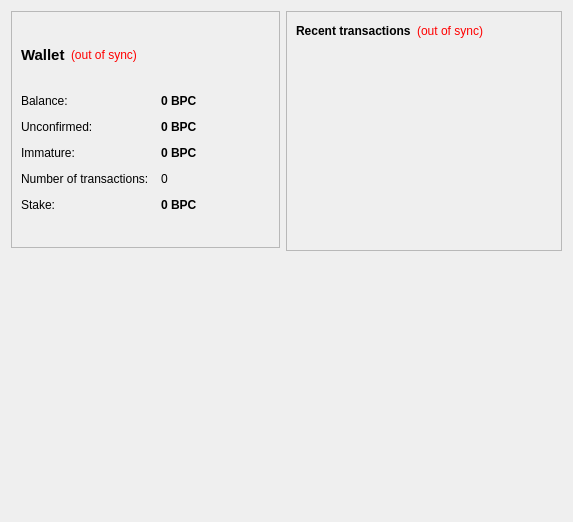
<?xml version="1.0" encoding="UTF-8"?>
<ui version="4.0">
 <class>OverviewPage</class>
 <widget class="QWidget" name="OverviewPage">
  <property name="geometry">
   <rect>
    <x>0</x>
    <y>0</y>
    <width>573</width>
    <height>522</height>
   </rect>
  </property>
  <property name="windowTitle">
   <string>Form</string>
  </property>
  <layout class="QVBoxLayout" name="verticalLayout_5">
   <item>
    <layout class="QHBoxLayout" name="horizontalLayout">
     <item>
      <layout class="QVBoxLayout" name="verticalLayout_2">
       <item>
        <widget class="QFrame" name="frame">
         <property name="frameShape">
          <enum>QFrame::StyledPanel</enum>
         </property>
         <property name="frameShadow">
          <enum>QFrame::Raised</enum>
         </property>
         <layout class="QVBoxLayout" name="verticalLayout_4">
          <item>
           <layout class="QHBoxLayout" name="horizontalLayout_4">
            <item>
             <widget class="QLabel" name="label_5">
              <property name="font">
               <font>
                <pointsize>11</pointsize>
                <weight>75</weight>
                <bold>true</bold>
               </font>
              </property>
              <property name="text">
               <string>Wallet</string>
              </property>
             </widget>
            </item>
            <item>
             <widget class="QLabel" name="labelWalletStatus">
              <property name="toolTip">
               <string>The displayed information may be out of date. Your wallet automatically synchronizes with the HeroCoin network after a connection is established, but this process has not completed yet.</string>
              </property>
              <property name="styleSheet">
               <string notr="true">QLabel { color: red; }</string>
              </property>
              <property name="text">
               <string notr="true">(out of sync)</string>
              </property>
              <property name="alignment">
               <set>Qt::AlignLeading|Qt::AlignLeft|Qt::AlignVCenter</set>
              </property>
             </widget>
            </item>
            <item>
             <spacer name="horizontalSpacer_2">
              <property name="orientation">
               <enum>Qt::Horizontal</enum>
              </property>
              <property name="sizeHint" stdset="0">
               <size>
                <width>40</width>
                <height>20</height>
               </size>
              </property>
             </spacer>
            </item>
           </layout>
          </item>
          <item>
           <layout class="QFormLayout" name="formLayout_2">
            <property name="fieldGrowthPolicy">
             <enum>QFormLayout::AllNonFixedFieldsGrow</enum>
            </property>
            <property name="horizontalSpacing">
             <number>12</number>
            </property>
            <property name="verticalSpacing">
             <number>12</number>
            </property>
            <item row="0" column="0">
             <widget class="QLabel" name="label">
              <property name="text">
               <string>Balance:</string>
              </property>
             </widget>
            </item>
            <item row="0" column="1">
             <widget class="QLabel" name="labelBalance">
              <property name="font">
               <font>
                <weight>75</weight>
                <bold>true</bold>
               </font>
              </property>
              <property name="cursor">
               <cursorShape>IBeamCursor</cursorShape>
              </property>
              <property name="toolTip">
               <string>Your current balance</string>
              </property>
              <property name="text">
               <string notr="true">0 BPC</string>
              </property>
              <property name="textInteractionFlags">
               <set>Qt::LinksAccessibleByMouse|Qt::TextSelectableByKeyboard|Qt::TextSelectableByMouse</set>
              </property>
             </widget>
            </item>
            <item row="2" column="0">
             <widget class="QLabel" name="label_3">
              <property name="text">
               <string>Unconfirmed:</string>
              </property>
             </widget>
            </item>
            <item row="2" column="1">
             <widget class="QLabel" name="labelUnconfirmed">
              <property name="font">
               <font>
                <weight>75</weight>
                <bold>true</bold>
               </font>
              </property>
              <property name="cursor">
               <cursorShape>IBeamCursor</cursorShape>
              </property>
              <property name="toolTip">
               <string>Total of transactions that have yet to be confirmed, and do not yet count toward the current balance</string>
              </property>
              <property name="text">
               <string notr="true">0 BPC</string>
              </property>
              <property name="textInteractionFlags">
               <set>Qt::LinksAccessibleByMouse|Qt::TextSelectableByKeyboard|Qt::TextSelectableByMouse</set>
              </property>
             </widget>
            </item>
            <item row="3" column="0">
             <widget class="QLabel" name="labelImmatureText">
              <property name="text">
               <string>Immature:</string>
              </property>
             </widget>
            </item>
            <item row="3" column="1">
             <widget class="QLabel" name="labelImmature">
              <property name="font">
               <font>
                <weight>75</weight>
                <bold>true</bold>
               </font>
              </property>
              <property name="toolTip">
               <string>Mined balance that has not yet matured</string>
              </property>
              <property name="text">
               <string notr="true">0 BPC</string>
              </property>
              <property name="textInteractionFlags">
               <set>Qt::LinksAccessibleByMouse|Qt::TextSelectableByKeyboard|Qt::TextSelectableByMouse</set>
              </property>
             </widget>
            </item>
            <item row="4" column="0">
             <widget class="QLabel" name="label_2">
              <property name="text">
               <string>Number of transactions:</string>
              </property>
             </widget>
            </item>
            <item row="4" column="1">
             <widget class="QLabel" name="labelNumTransactions">
              <property name="toolTip">
               <string>Total number of transactions in wallet</string>
              </property>
              <property name="text">
               <string notr="true">0</string>
              </property>
             </widget>
            </item>
            <item row="7" column="0">
             <widget class="QLabel" name="label_6">
              <property name="text">
               <string>Stake:</string>
              </property>
             </widget>
            </item>
            <item row="7" column="1">
             <widget class="QLabel" name="labelStake">
              <property name="font">
               <font>
                <weight>75</weight>
                <bold>true</bold>
               </font>
              </property>
              <property name="cursor">
               <cursorShape>IBeamCursor</cursorShape>
              </property>
              <property name="toolTip">
               <string>Total of coins that was staked, and do not yet count toward the current balance</string>
              </property>
              <property name="text">
               <string notr="true">0 BPC</string>
              </property>
              <property name="textInteractionFlags">
               <set>Qt::LinksAccessibleByMouse|Qt::TextSelectableByKeyboard|Qt::TextSelectableByMouse</set>
              </property>
             </widget>
            </item>
            <item row="8" column="0">
             <widget class="QLabel" name="label_7">
              <property name="enabled">
               <bool>true</bool>
              </property>
              <property name="layoutDirection">
               <enum>Qt::LeftToRight</enum>
              </property>
              <property name="autoFillBackground">
               <bool>false</bool>
              </property>
              <property name="text">
               <string/>
              </property>
              <property name="textFormat">
               <enum>Qt::PlainText</enum>
              </property>
              <property name="pixmap">
               <pixmap resource="../bitcoin.qrc">:/icons/res/icons/bitcoin128.png</pixmap>
              </property>
              <property name="scaledContents">
               <bool>true</bool>
              </property>
              <property name="wordWrap">
               <bool>false</bool>
              </property>
             </widget>
            </item>
           </layout>
          </item>
         </layout>
        </widget>
       </item>
       <item>
        <widget class="QWidget" name="widget" native="true"/>
       </item>
      </layout>
     </item>
     <item>
      <layout class="QVBoxLayout" name="verticalLayout_3">
       <item>
        <widget class="QFrame" name="frame_2">
         <property name="frameShape">
          <enum>QFrame::StyledPanel</enum>
         </property>
         <property name="frameShadow">
          <enum>QFrame::Raised</enum>
         </property>
         <layout class="QVBoxLayout" name="verticalLayout">
          <item>
           <layout class="QHBoxLayout" name="horizontalLayout_2">
            <item>
             <widget class="QLabel" name="label_4">
              <property name="text">
               <string>&lt;b&gt;Recent transactions&lt;/b&gt;</string>
              </property>
             </widget>
            </item>
            <item>
             <widget class="QLabel" name="labelTransactionsStatus">
              <property name="toolTip">
               <string>The displayed information may be out of date. Your wallet automatically synchronizes with the HeroCoin network after a connection is established, but this process has not completed yet.</string>
              </property>
              <property name="styleSheet">
               <string notr="true">QLabel { color: red; }</string>
              </property>
              <property name="text">
               <string notr="true">(out of sync)</string>
              </property>
              <property name="alignment">
               <set>Qt::AlignRight|Qt::AlignTrailing|Qt::AlignVCenter</set>
              </property>
             </widget>
            </item>
            <item>
             <spacer name="horizontalSpacer">
              <property name="orientation">
               <enum>Qt::Horizontal</enum>
              </property>
              <property name="sizeHint" stdset="0">
               <size>
                <width>40</width>
                <height>20</height>
               </size>
              </property>
             </spacer>
            </item>
           </layout>
          </item>
          <item>
           <widget class="QListView" name="listTransactions">
            <property name="styleSheet">
             <string notr="true">QListView { background: transparent; }</string>
            </property>
            <property name="frameShape">
             <enum>QFrame::NoFrame</enum>
            </property>
            <property name="verticalScrollBarPolicy">
             <enum>Qt::ScrollBarAlwaysOff</enum>
            </property>
            <property name="horizontalScrollBarPolicy">
             <enum>Qt::ScrollBarAlwaysOff</enum>
            </property>
            <property name="selectionMode">
             <enum>QAbstractItemView::NoSelection</enum>
            </property>
           </widget>
          </item>
         </layout>
        </widget>
       </item>
       <item>
        <spacer name="verticalSpacer_2">
         <property name="orientation">
          <enum>Qt::Vertical</enum>
         </property>
         <property name="sizeHint" stdset="0">
          <size>
           <width>20</width>
           <height>40</height>
          </size>
         </property>
        </spacer>
       </item>
      </layout>
     </item>
    </layout>
   </item>
   <item>
    <layout class="QHBoxLayout" name="horizontalLayout_3">
     <item>
      <widget class="QLabel" name="labelAdv">
       <property name="text">
        <string/>
       </property>
       <property name="textFormat">
        <enum>Qt::RichText</enum>
       </property>
       <property name="openExternalLinks">
        <bool>true</bool>
       </property>
       <property name="textInteractionFlags">
        <set>Qt::TextBrowserInteraction</set>
       </property>
      </widget>
     </item>
     <item alignment="Qt::AlignRight">
      <widget class="QLabel" name="labelMore">
       <property name="text">
        <string/>
       </property>
       <property name="openExternalLinks">
        <bool>true</bool>
       </property>
       <property name="textInteractionFlags">
        <set>Qt::TextBrowserInteraction</set>
       </property>
      </widget>
     </item>
    </layout>
   </item>
  </layout>
  <zorder></zorder>
 </widget>
 <resources>
  <include location="../bitcoin.qrc"/>
 </resources>
 <connections/>
</ui>
